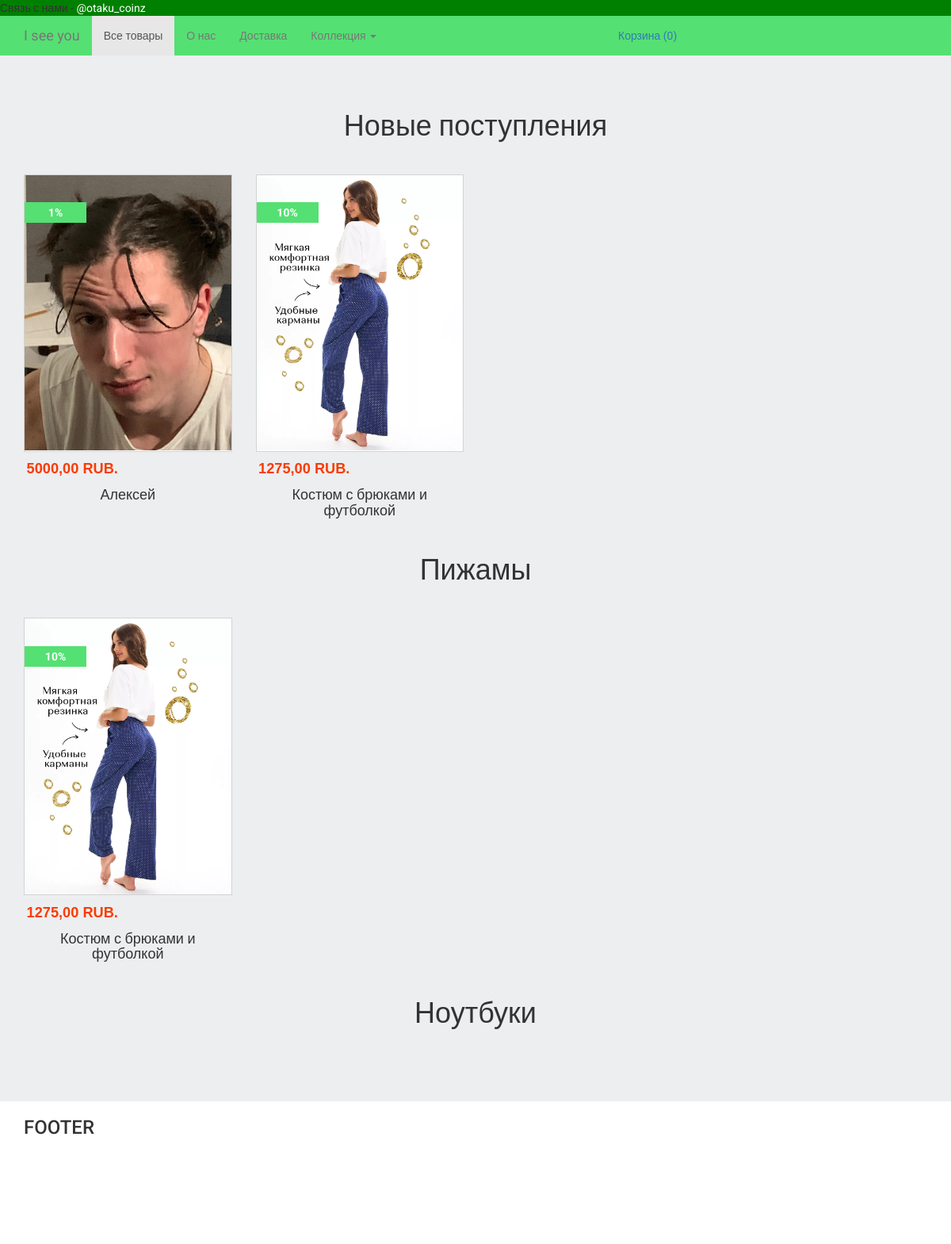
Before: / with the older database file.
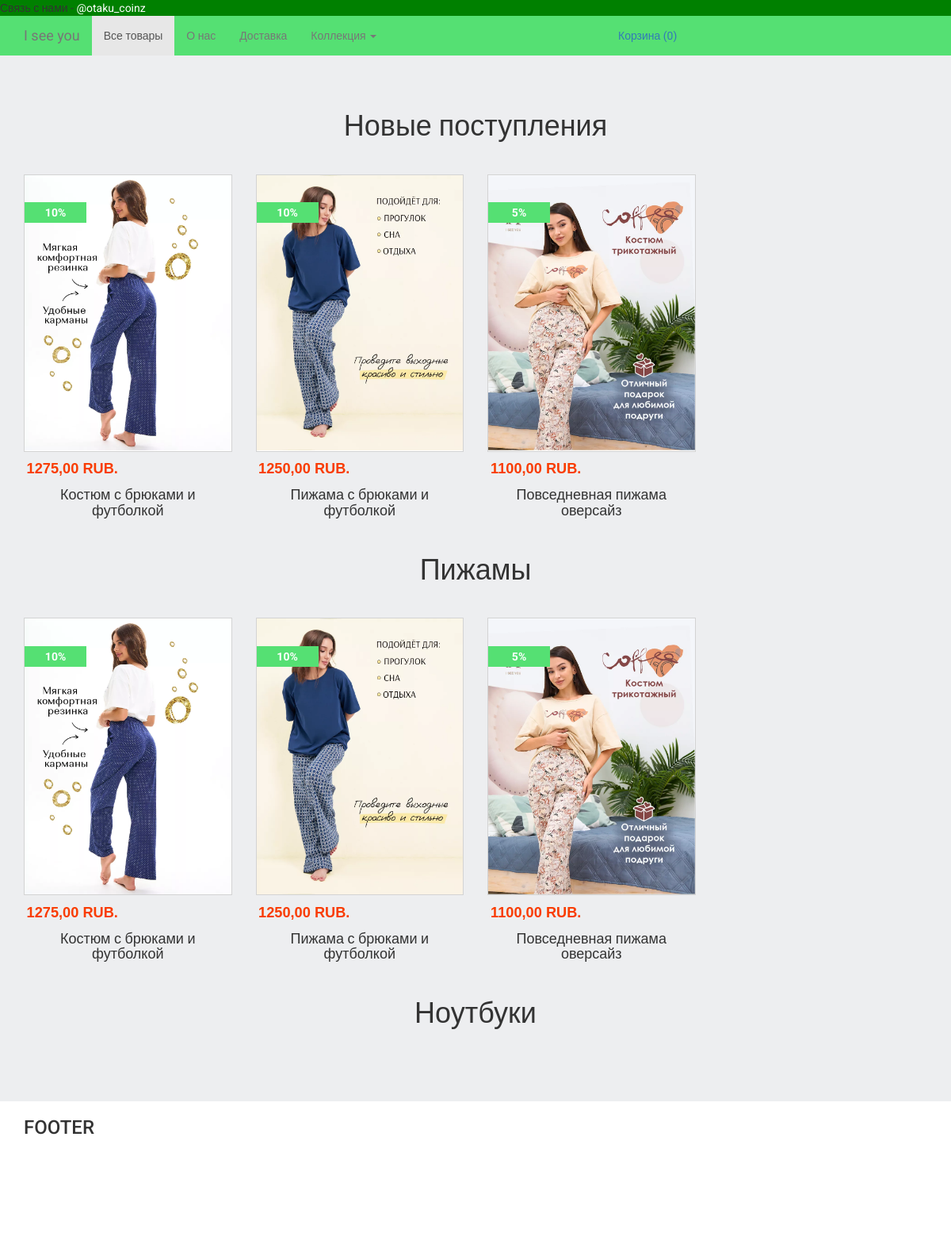
After: the same page with the newer database file.
### products/models.py (models this page shows, shortened)
class ProductImage(models.Model):
    product = models.ForeignKey(Product, blank=True, null=True, default=None, on_delete=models.CASCADE)
    image = models.ImageField(upload_to='static/media/products_images/')
    is_main = models.BooleanField(default=False)
    is_active = models.BooleanField(default=True)
    created = models.DateTimeField(auto_now_add=True, auto_now=False)
    updated = models.DateTimeField(auto_now_add=False, auto_now=True)
    class Meta:
        verbose_name = 'Фотография'
        verbose_name_plural = 'Фотографии'

class Product(models.Model):
    name = models.CharField(max_length=64, blank=True, null=True, default=None)
    price = models.DecimalField(max_digits=10, decimal_places=2, default=0)
    discount = models.IntegerField(default=0)
    category = models.ForeignKey(ProductCategory, blank=True, null=True, default=None, on_delete=models.CASCADE)
    short_description = models.TextField(blank=True, null=True, default=None)
    description = models.TextField(blank=True, null=True, default=None)
    is_active = models.BooleanField(default=True)
    created = models.DateTimeField(auto_now_add=True, auto_now=False)
    updated = models.DateTimeField(auto_now_add=False, auto_now=True)
    class Meta:
        verbose_name = 'Товар'
        verbose_name_plural = 'Товары'

### landing/views.py (the view)
# urls.py: path('', views.home, name='home'),
def home(request):
    products_images = ProductImage.objects.filter(is_active=True, is_main=True, product__is_active=True)
    products_images_pajamas = products_images.filter(product__category__id=2)
    context = {
        'products_images': products_images,
        'products_images_pajamas': products_images_pajamas,
    }
    return render(request, 'landing/home.html', context=context)

### orders/context_processors.py (called while the page is built)
def getting_basket_info(request):
    session_key = request.session.session_key
    if not session_key:
        request.session["session_key"] = 123
        request.session.cycle_key()
    products_in_basket = ProductInBasket.objects.filter(session_key=session_key, is_active=True, order__isnull=True)
    products_total_nmb = products_in_basket.count()
    return locals()

### templates/landing/home.html (shortened to what this page needs)
{% extends 'base.html' %}
{% load static %}
{% block content %}
    <div class="section section1">
        <div class="container">
            <div class="row">
                <div class="col-lg-12">
                    <h1 class="text-center">
                        Новые поступления
                    </h1>
                </div>
                {% for product_image in products_images %}
                    {% include 'landing/product_item.html' %}
                {% endfor %}
            </div>
        </div>
    </div>
    <div class="section section2 phones-container">
        <div class="container">
            <div class="row">
                <div class="col-lg-12">
                    <h1 class="text-center">
                        Пижамы
                    </h1>
                </div>
                {% for product_image in products_images_pajamas %}
                    {% include 'landing/product_item.html' %}
                {% endfor %}
            </div>
        </div>
    </div>
    <div class="section section3 laptops-container">
        <div class="container">
            <div class="row">
                <div class="col-lg-12">
                    <h1 class="text-center">
                        Ноутбуки
                    </h1>
                </div>
            </div>
        </div>
    </div>
{% endblock %}

### templates/base.html (shortened to what this page needs)
{% load static %}
<!DOCTYPE html>
<html lang="en">
<head>
    <link rel="stylesheet" href="https://cdnjs.cloudflare.com/ajax/libs/twitter-bootstrap/3.3.6/css/bootstrap.min.css">
    <link rel="stylesheet" href="{% static 'static_dev/css/style.css' %}">
</head>
<body>
    <div class="wrapper">
        <div class="wrapper-content">
            {% include 'navbar.html' %}
            {% block content %}
            {% endblock %}
        </div>
    </div>
    {% include 'footer.html' %}
</body>
</html>

### templates/navbar.html (shortened to what this page needs)
    <nav class="navbar navbar-default navbar-top">
        Связь с нами - <a class='nav-a' href="https://t.me/otaku_coinz">@otaku_coinz</a>
    </nav>
    <nav class="navbar navbar-default navbar-main">
      <div class="container">
        <div class="navbar-header">
          <a class="navbar-brand" href="/">I see you</a>
        </div>
        <div id="navbar" class="navbar-collapse collapse">
          <ul class="nav navbar-nav">
            <li class="active"><a href="/">Все товары</a></li>
            <li><a href="#about">О нас</a></li>
            <li><a href="#contact">Доставка</a></li>
            <li class="dropdown">
              <a href="#" class="dropdown-toggle" data-toggle="dropdown" role="button" aria-haspopup="true" aria-expanded="false">Коллекция <span class="caret"></span></a>
            </li>
          </ul>
          <ul class="nav navbar-nav navbar-right">
            <li>
                <div class="basket-container">
                    <a href="{% url 'checkout' %}">Корзина <span id="basket_total_nmb">
                        {% if products_total_nmb %}
                            ({{ products_total_nmb }})
                        {% else %}
                            (0)
                        {% endif %}
                    </span></a>
                </div>
            </li>
          </ul>
        </div>
      </div>
    </nav>

### templates/landing/product_item.html
<div class="col-lg-3">
    <div class="product-item">
        <div>
            <a href="{% url 'product' product_image.product.id %}">
                <img src="{{ product_image.image.url }}" class="img-responsive">
            </a>
        </div>
        {% if product_image.product.discount %}
            <div class="discount-container">
                <span>{{ product_image.product.discount }}%</span>
            </div>
        {% endif %}
        <div class="product-price">
            {{ product_image.product.price }} RUB.
        </div>
        <h4>{{ product_image.product.name }}</h4>
    </div>
</div>

### templates/footer.html
<footer class="footer">
    <div class="container">
        <div class="text">
            <h3>FOOTER</h3>
        </div>
    </div>
</footer>

### static/static_dev/css/style.css (style rules this page uses)
html, body { height: 100%; max-height: 100%; font-family: 'Roboto', sans-serif; background-color: #edeef0; }
.navbar { margin-bottom: 0; text-decoration: none; }
.wrapper { min-height: 100%; }
.wrapper-content { overflow: auto; padding-bottom: 180px; }
.footer { position: relative; margin-top: -180px; height: 180px; clear: both; background-color: white; }
.section { padding: 50px 0; }
.section h1 { margin-bottom: 40px; }
.product-item { height: 350px; background-color: white; border: 1px solid lightgrey; position: relative; padding: 0px 0 10px 0; text-align: center; margin-bottom: 10px; }
.discount-container { position: absolute; top: 10%; background: #55e073; width: 30%; color: white; font-weight: 700; padding: 3px; }
.navbar-top { min-height: 10px; height: 20px; background-color: green; border: none; border-radius: 0; }
.navbar-main { background-color: #55e073; border: none; border-radius: 0; }
.basket-container { position: relative; width: 400px; padding: 15px 10px; }
.product-price { font-weight: 700; color: #f93c00; margin: 10px; position: relative; left: -70px; font-size: 130%; font-weight: bold; font-family: 'Arial', 'Verdana', sans-serif; }
.nav-a { text-decoration: none !important; color: white; }

Changed rows visible on the page:
removed ProductImage: image (picture), product.discount "1", product.price "5000,00", product.name "Алексей", shown under "Новые поступления"
added ProductImage: image (picture), product.discount "10", product.price "1250,00", product.name "Пижама с брюками и футболкой"
added ProductImage: image (picture), product.discount "5", product.price "1100,00", product.name "Повседневная пижама оверсайз"
